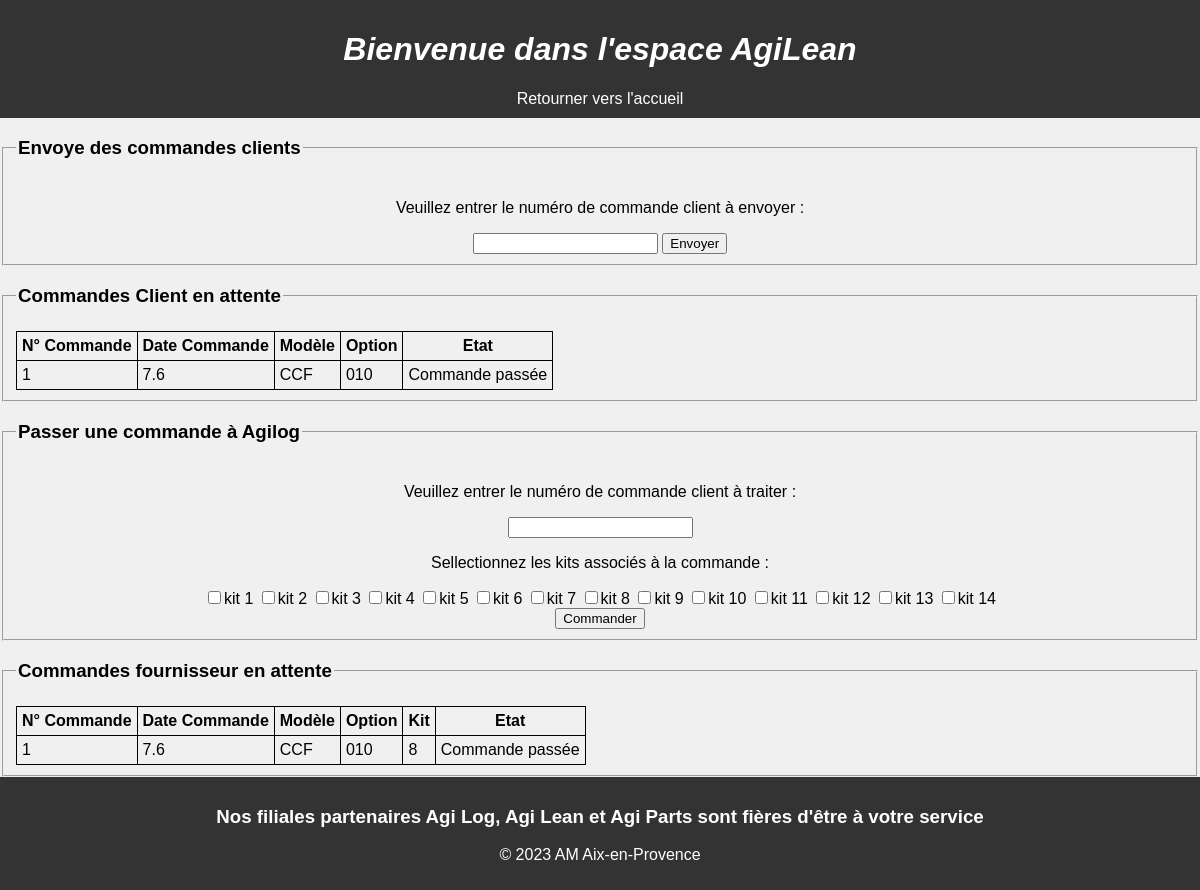
The app's page /AgiLean, older data.
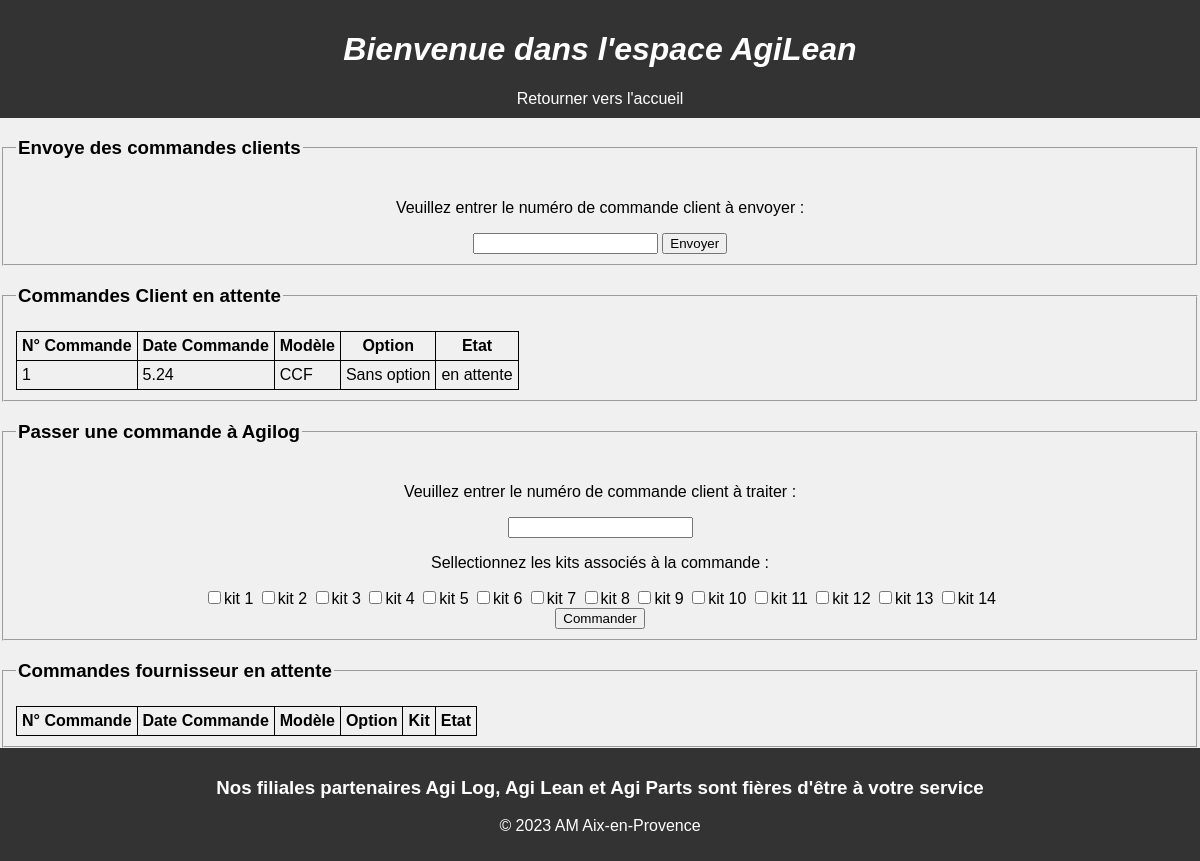
The same page, newer data.
### tables this page shows
CREATE TABLE "COMMANDE_CLIENT" (
	"id"	INTEGER NOT NULL DEFAULT 1,
	"Date"	TEXT NOT NULL,
	"Modèle"	TEXT NOT NULL,
	"Option"	TEXT NOT NULL,
	"Etat"	TEXT NOT NULL,
	PRIMARY KEY("id")
);

CREATE TABLE "COMMANDE_AGILEAN" (
	"id"	INTEGER NOT NULL,
	"Date"	TEXT NOT NULL,
	"Modèle"	TEXT NOT NULL,
	"Option"	TEXT NOT NULL,
	"Kit"	TEXT NOT NULL,
	"Etat"	TEXT NOT NULL,
	PRIMARY KEY("id" AUTOINCREMENT)
);

### main.py (the view, shortened to what this page needs)
@app.route('/AgiLean', methods=['GET', 'POST'])
def AgiLean():
	if not request.method == 'POST':
		return render_template('AgiLean.html', commande_client=BDD("SELECT id, Date, Modèle, Option, Etat FROM COMMANDE_CLIENT"), commande_agilean=BDD("SELECT id, Date, Modèle, Option, Kit, Etat FROM COMMANDE_AGILEAN"))

### main.py (called while the page is built)
def BDD(command):
	conn = lite.connect('BDD.db')
	conn.row_factory = lite.Row
	cur = conn.cursor()
	cur.execute(command)
	conn.commit()
	lignes = cur.fetchall()
	conn.close()
	return lignes

### templates/AgiLean.html (shortened to what the changed rows need)
<!DOCTYPE html>
<html>
  <head>
    <link rel="stylesheet" href='{{ url_for("static", filename="CSS_PW.css")}}'>
  </head>
  <body>
    <header>
      <div >
        <h1><center><i>Bienvenue dans l'espace AgiLean</center></i></h1>
      </div>
    </header>
    <div>
      <form action='{{ url_for("AgiLean") }}' method='POST'>
        <fieldset>
          <div class="grid-container2">
            <table>
              <tr>
                <th>N° Commande</th>
                <th>Date Commande</th>
                <th>Modèle</th>
                <th>Option</th>
                <th>Etat</th>
              </tr>
              {% for element in commande_client %}
              <tr class="lp_ligne">
                <td class="lp_cellule">{{ element['id'] }}</td>
                <td class="lp_cellule">{{ element['Date'] }}</td>
                <td class="lp_cellule">{{ element['Modèle'] }}</td>
                <td class="lp_cellule">{{ element['Option'] }}</td>
                <td class="lp_cellule">{{ element['Etat'] }}</td>
              </tr>
              {% endfor %}
            </table>
          </div>
        </fieldset>
      </form>
    </div>
    <div>
      <form action='{{ url_for("AgiLean") }}' method='POST'>
        <fieldset>
          <div class="grid-container3">
            <table>
              <tr>
                <th>N° Commande</th>
                <th>Date Commande</th>
                <th>Modèle</th>
                <th>Option</th>
                <th>Kit</th>
                <th>Etat</th>
              </tr>
              {% for element in commande_agilean %}
              <tr class="lp_ligne">
                <td class="lp_cellule">{{ element['id'] }}</td>
                <td class="lp_cellule">{{ element['Date'] }}</td>
                <td class="lp_cellule">{{ element['Modèle'] }}</td>
                <td class="lp_cellule">{{ element['Option'] }}</td>
                <td class="lp_cellule">{{ element['Kit'] }}</td>
                <td class="lp_cellule">{{ element['Etat'] }}</td>
              </tr>
              {% endfor %}
           </table>
          </div>
        </fieldset>
      </form>
    </div>
  </body>
</html>

Row changes from the older to the newer data that the page shows:
removed COMMANDE_AGILEAN: id "1", Date "7.6", Modèle "CCF", Option "010", Kit "8", Etat "Commande passée"
changed COMMANDE_CLIENT "CCF": Date "7.6" → "5.24"; Option "010" → "Sans option"; Etat "Commande passée" → "en attente"
